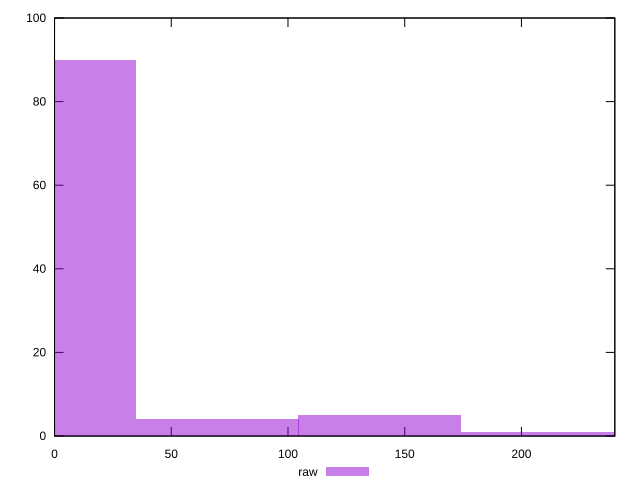

Write gnuplot code to recreate this figure.
reset

$raw <<EOF
69.67017014449937 4
0 90
139.34034028899873 5
209.0105104334981 1
EOF

set key outside below
set boxwidth 69.67017014449937
set xrange [0:240]
set yrange [0:100]
set trange [0:100]
set style fill transparent solid 0.5 noborder
set terminal svg size 640, 490 enhanced background rgb 'white'
set output "report_00015_2021-02-09T16-11-33.973Z/render-blocking-resources/samples/pages+cached+noadtech+nomedia+nocss/raw/histogram.svg"

plot $raw title "raw" with boxes

reset
